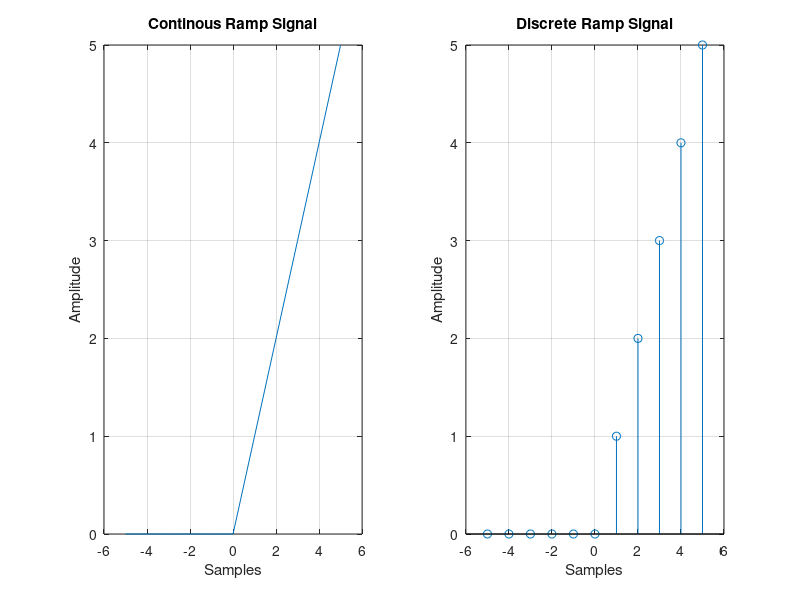

This figure's MATLAB source:
clc;
clf;
close all;
clear all;
n1=input('Enter starting point of the signal');
n2=input('Enter ending pont of the signal');
Sample_points=-n1:1:n2;
Amp_1=zeros(1,n1+1);
for(i=1:n2)
    Amp_2(i)=i;
end
Amp_2;
Amplitude=[Amp_1 Amp_2];

subplot(1,2,1);
plot(Sample_points,Amplitude);
grid on;
xlabel('Samples');
ylabel('Amplitude');
title('Continous Ramp Signal');

subplot(1,2,2);
stem(Sample_points,Amplitude);
grid on;
xlabel('Samples');
ylabel('Amplitude');
title('Discrete Ramp Signal');